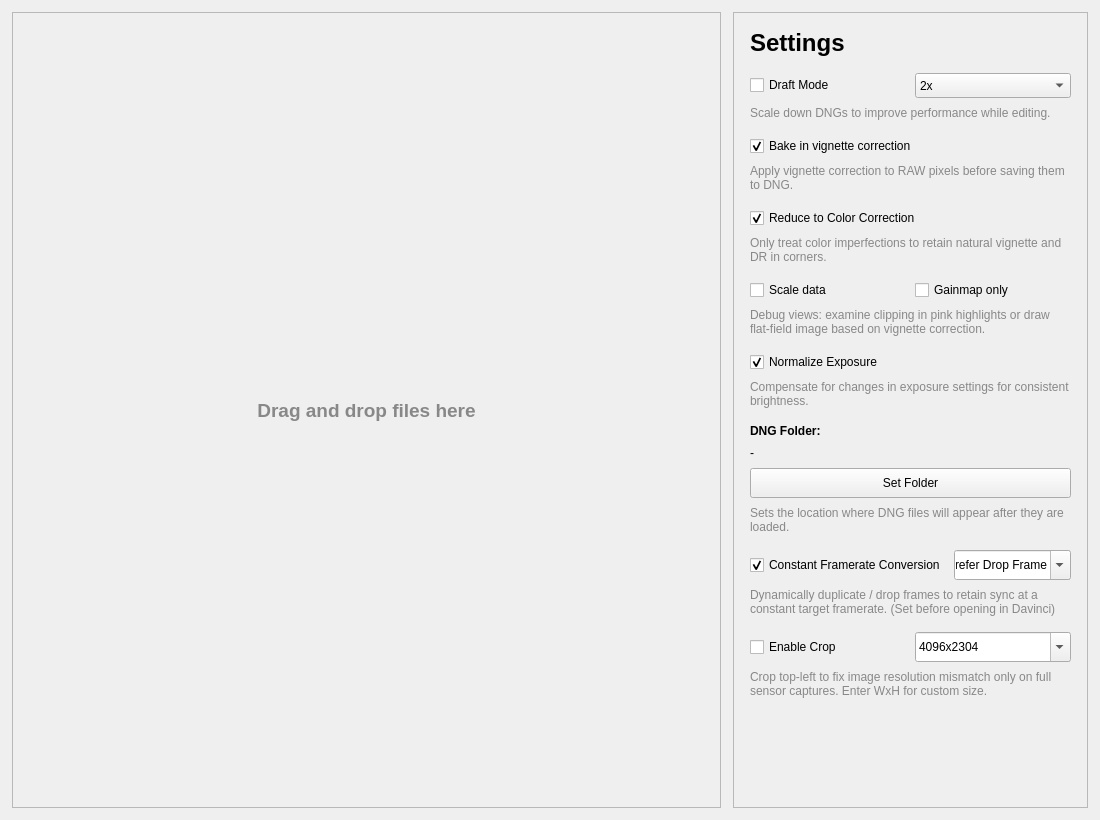
<?xml version="1.0" encoding="UTF-8"?>
<ui version="4.0">
 <class>MainWindow</class>
 <widget class="QMainWindow" name="MainWindow">
  <property name="geometry">
   <rect>
    <x>0</x>
    <y>0</y>
    <width>1100</width>
    <height>820</height>
   </rect>
  </property>
  <property name="windowTitle">
   <string>MotionCam Fuse</string>
  </property>
  <widget class="QWidget" name="centralwidget">
   <layout class="QHBoxLayout" name="horizontalLayout">
    <property name="spacing">
     <number>12</number>
    </property>
    <property name="leftMargin">
     <number>12</number>
    </property>
    <property name="topMargin">
     <number>12</number>
    </property>
    <property name="rightMargin">
     <number>12</number>
    </property>
    <property name="bottomMargin">
     <number>12</number>
    </property>
    <item>
     <widget class="QScrollArea" name="dragAndDropScrollArea">
      <property name="sizePolicy">
       <sizepolicy hsizetype="Expanding" vsizetype="Preferred">
        <horstretch>2</horstretch>
        <verstretch>0</verstretch>
       </sizepolicy>
      </property>
      <property name="frameShape">
       <enum>QFrame::Shape::StyledPanel</enum>
      </property>
      <property name="frameShadow">
       <enum>QFrame::Shadow::Raised</enum>
      </property>
      <property name="widgetResizable">
       <bool>true</bool>
      </property>
      <property name="alignment">
       <set>Qt::AlignmentFlag::AlignLeading|Qt::AlignmentFlag::AlignLeft|Qt::AlignmentFlag::AlignTop</set>
      </property>
      <widget class="QWidget" name="scrollAreaWidgetContents">
       <property name="geometry">
        <rect>
         <x>0</x>
         <y>0</y>
         <width>482</width>
         <height>574</height>
        </rect>
       </property>
       <layout class="QVBoxLayout" name="verticalLayout_3">
        <property name="spacing">
         <number>8</number>
        </property>
        <property name="leftMargin">
         <number>16</number>
        </property>
        <property name="topMargin">
         <number>16</number>
        </property>
        <property name="rightMargin">
         <number>16</number>
        </property>
        <property name="bottomMargin">
         <number>16</number>
        </property>
        <item>
         <spacer name="verticalSpacer_top">
          <property name="orientation">
           <enum>Qt::Orientation::Vertical</enum>
          </property>
          <property name="sizeHint" stdset="0">
           <size>
            <width>20</width>
            <height>40</height>
           </size>
          </property>
         </spacer>
        </item>
        <item>
         <widget class="QLabel" name="dragAndDropLabel">
          <property name="text">
           <string>&lt;html&gt;&lt;head/&gt;&lt;body&gt;&lt;p&gt;&lt;span style=&quot; font-weight:700; font-size:14pt; color:#888888;&quot;&gt;Drag and drop files here&lt;/span&gt;&lt;/p&gt;&lt;/body&gt;&lt;/html&gt;</string>
          </property>
          <property name="alignment">
           <set>Qt::AlignmentFlag::AlignCenter</set>
          </property>
         </widget>
        </item>
        <item>
         <spacer name="verticalSpacer_bottom">
          <property name="orientation">
           <enum>Qt::Orientation::Vertical</enum>
          </property>
          <property name="sizeHint" stdset="0">
           <size>
            <width>20</width>
            <height>40</height>
           </size>
          </property>
         </spacer>
        </item>
       </layout>
      </widget>
     </widget>
    </item>
    <item>
     <widget class="QFrame" name="globalSettings">
      <property name="sizePolicy">
       <sizepolicy hsizetype="Preferred" vsizetype="Preferred">
        <horstretch>1</horstretch>
        <verstretch>0</verstretch>
       </sizepolicy>
      </property>
      <property name="minimumSize">
       <size>
        <width>280</width>
        <height>0</height>
       </size>
      </property>
      <property name="frameShape">
       <enum>QFrame::Shape::StyledPanel</enum>
      </property>
      <property name="frameShadow">
       <enum>QFrame::Shadow::Raised</enum>
      </property>
      <layout class="QVBoxLayout" name="settingsLayout">
       <property name="spacing">
        <number>16</number>
       </property>
       <property name="leftMargin">
        <number>16</number>
       </property>
       <property name="topMargin">
        <number>16</number>
       </property>
       <property name="rightMargin">
        <number>16</number>
       </property>
       <property name="bottomMargin">
        <number>16</number>
       </property>
       <item>
        <widget class="QLabel" name="settingsTitle">
         <property name="text">
          <string>&lt;html&gt;&lt;head/&gt;&lt;body&gt;&lt;p&gt;&lt;span style=&quot; font-size:18pt; font-weight:700;&quot;&gt;Settings&lt;/span&gt;&lt;/p&gt;&lt;/body&gt;&lt;/html&gt;</string>
         </property>
        </widget>
       </item>
       <item>
        <layout class="QVBoxLayout" name="draftSection">
         <property name="spacing">
          <number>8</number>
         </property>
         <item>
          <layout class="QHBoxLayout" name="draftLayout">
           <property name="spacing">
            <number>8</number>
           </property>
           <item>
            <widget class="QCheckBox" name="draftModeCheckBox">
             <property name="text">
              <string>Draft Mode</string>
             </property>
            </widget>
           </item>
           <item>
            <widget class="QComboBox" name="draftQuality">
             <property name="minimumSize">
              <size>
               <width>60</width>
               <height>25</height>
              </size>
             </property>
             <item>
              <property name="text">
               <string>2x</string>
              </property>
             </item>
             <item>
              <property name="text">
               <string>4x</string>
              </property>
             </item>
             <item>
              <property name="text">
               <string>8x</string>
              </property>
             </item>
            </widget>
           </item>
          </layout>
         </item>
         <item>
          <widget class="QLabel" name="draftModeLabel">
           <property name="text">
            <string>&lt;html&gt;&lt;head/&gt;&lt;body&gt;&lt;p&gt;&lt;span style=&quot; font-size:9pt; color:#888888;&quot;&gt;Scale down DNGs to improve performance while editing.&lt;/span&gt;&lt;/p&gt;&lt;/body&gt;&lt;/html&gt;</string>
           </property>
           <property name="wordWrap">
            <bool>true</bool>
           </property>
          </widget>
         </item>
        </layout>
       </item>
       <item>
        <layout class="QVBoxLayout" name="vignetteSection">
         <property name="spacing">
          <number>8</number>
         </property>
         <item>
          <widget class="QCheckBox" name="vignetteCorrectionCheckBox">
           <property name="text">
            <string>Bake in vignette correction</string>
           </property>
           <property name="checked">
            <bool>true</bool>
           </property>
          </widget>
         </item>
         <item>
          <widget class="QLabel" name="vignetteCorrectionLabel">
           <property name="text">
            <string>&lt;html&gt;&lt;head/&gt;&lt;body&gt;&lt;p&gt;&lt;span style=&quot; font-size:9pt; color:#888888;&quot;&gt;Apply vignette correction to RAW pixels before saving them to DNG.&lt;/span&gt;&lt;/p&gt;&lt;/body&gt;&lt;/html&gt;</string>
           </property>
           <property name="wordWrap">
            <bool>true</bool>
           </property>
          </widget>
         </item>
        </layout>
       </item>
       <item>
        <layout class="QVBoxLayout" name="vignetteOnlyColorSection">
         <property name="spacing">
          <number>8</number>
         </property>
         <item>
          <widget class="QCheckBox" name="vignetteOnlyColorCheckBox">
           <property name="text">
            <string>Reduce to Color Correction</string>
           </property>
           <property name="checked">
            <bool>true</bool>
           </property>
          </widget>
         </item>
         <item>
          <widget class="QLabel" name="vignetteOnlyColorLabel">
           <property name="text">
            <string>&lt;html&gt;&lt;head/&gt;&lt;body&gt;&lt;p&gt;&lt;span style=&quot; font-size:9pt; color:#888888;&quot;&gt;Only treat color imperfections to retain natural vignette and DR in corners.&lt;/span&gt;&lt;/p&gt;&lt;/body&gt;&lt;/html&gt;</string>
           </property>
           <property name="wordWrap">
            <bool>true</bool>
           </property>
          </widget>
         </item>
        </layout>
       </item>
       <item>
        <layout class="QVBoxLayout" name="scaleSection">
         <property name="spacing">
          <number>8</number>
         </property>
         <item>
          <layout class="QHBoxLayout" name="scaleLayout">
           <property name="spacing">
            <number>8</number>
           </property>
           <item>
            <widget class="QCheckBox" name="scaleRawCheckBox">
             <property name="text">
              <string>Scale data</string>
             </property>
            </widget>
           </item>
           <item>
            <widget class="QCheckBox" name="debugVignetteCheckBox">
             <property name="text">
              <string>Gainmap only</string>
             </property>
            </widget>
           </item>
          </layout>
         </item>
         <item>
          <widget class="QLabel" name="scaleRawLabel">
           <property name="text">
            <string>&lt;html&gt;&lt;head/&gt;&lt;body&gt;&lt;p&gt;&lt;span style=&quot; font-size:9pt; color:#888888;&quot;&gt;Debug views: examine clipping in pink highlights or draw flat-field image based on vignette correction.&lt;/span&gt;&lt;/p&gt;&lt;/body&gt;&lt;/html&gt;</string>
           </property>
           <property name="wordWrap">
            <bool>true</bool>
           </property>
          </widget>
         </item>
        </layout>
       </item>
       <item>
        <layout class="QVBoxLayout" name="normalizeExposureSection">
         <property name="spacing">
          <number>8</number>
         </property>
         <item>
          <widget class="QCheckBox" name="normalizeExposureCheckBox">
           <property name="text">
            <string>Normalize Exposure</string>
           </property>
           <property name="checked">
            <bool>true</bool>
           </property>
          </widget>
         </item>
         <item>
          <widget class="QLabel" name="normalizeExposureLabel">
           <property name="text">
            <string>&lt;html&gt;&lt;head/&gt;&lt;body&gt;&lt;p&gt;&lt;span style=&quot; font-size:9pt; color:#888888;&quot;&gt;Compensate for changes in exposure settings for consistent brightness.&lt;/span&gt;&lt;/p&gt;&lt;/body&gt;&lt;/html&gt;</string>
           </property>
           <property name="wordWrap">
            <bool>true</bool>
           </property>
          </widget>
         </item>
        </layout>
       </item>
       <item>
        <layout class="QVBoxLayout" name="cacheSection">
         <property name="spacing">
          <number>8</number>
         </property>
         <item>
          <widget class="QLabel" name="cacheSectionTitle">
           <property name="text">
            <string>&lt;html&gt;&lt;head/&gt;&lt;body&gt;&lt;p&gt;&lt;span style=&quot; font-weight:600;&quot;&gt;DNG Folder:&lt;/span&gt;&lt;/p&gt;&lt;/body&gt;&lt;/html&gt;</string>
           </property>
          </widget>
         </item>
         <item>
          <widget class="QLabel" name="cacheFolderLabel">
           <property name="text">
            <string>-</string>
           </property>
           <property name="wordWrap">
            <bool>true</bool>
           </property>
          </widget>
         </item>
         <item>
          <widget class="QPushButton" name="changeCacheBtn">
           <property name="minimumSize">
            <size>
             <width>0</width>
             <height>30</height>
            </size>
           </property>
           <property name="text">
            <string>Set Folder</string>
           </property>
          </widget>
         </item>
         <item>
          <widget class="QLabel" name="cacheFolderDescription">
           <property name="text">
            <string>&lt;html&gt;&lt;head/&gt;&lt;body&gt;&lt;p&gt;&lt;span style=&quot; font-size:9pt; color:#888888;&quot;&gt;Sets the location where DNG files will appear after they are loaded.&lt;/span&gt;&lt;/p&gt;&lt;/body&gt;&lt;/html&gt;</string>
           </property>
           <property name="wordWrap">
            <bool>true</bool>
           </property>
          </widget>
         </item>
        </layout>
       </item>
       <item>
        <layout class="QVBoxLayout" name="cfrConversionSection">
         <property name="spacing">
          <number>8</number>
         </property>
         <item>
          <layout class="QHBoxLayout" name="cfrConversionLayout">
           <property name="spacing">
            <number>8</number>
           </property>
           <item>
            <widget class="QCheckBox" name="cfrConversionCheckBox">
             <property name="text">
              <string>Constant Framerate Conversion</string>
             </property>
             <property name="checked">
              <bool>true</bool>
             </property>
            </widget>
           </item>
           <item>
            <widget class="QComboBox" name="cfrTarget">
             <property name="minimumSize">
              <size>
               <width>100</width>
               <height>30</height>
              </size>
             </property>
             <property name="editable">
                <bool>true</bool>
              </property>
              <item>
                <property name="text">
                <string>Prefer Drop Frame</string>
                </property>
              </item>
              <item>
                <property name="text">
                <string>Prefer Integer</string>
                </property>
              </item>           
              <item>
                <property name="text">
                <string>Median (Slowmotion)</string>
                </property>
              </item>
              <item>
                <property name="text">
                <string>Average (Testing)</string>
                </property>
              </item>
            </widget>
           </item>
          </layout>
         </item>
         <item>
          <widget class="QLabel" name="cfrConversionLabel">
           <property name="text">
            <string>&lt;html&gt;&lt;head/&gt;&lt;body&gt;&lt;p&gt;&lt;span style=&quot; font-size:9pt; color:#888888;&quot;&gt;Dynamically duplicate / drop frames to retain sync at a constant target framerate. (Set before opening in Davinci)&lt;/span&gt;&lt;/p&gt;&lt;/body&gt;&lt;/html&gt;</string>
           </property>
           <property name="wordWrap">
            <bool>true</bool>
           </property>
          </widget>
         </item>
        </layout>
       </item>
       <item>
        <layout class="QVBoxLayout" name="cropSection">
         <property name="spacing">
          <number>8</number>
         </property>
         <item>
          <layout class="QHBoxLayout" name="cropLayout">
           <property name="spacing">
            <number>8</number>
           </property>
           <item>
            <widget class="QCheckBox" name="cropEnableCheckBox">
             <property name="text">
              <string>Enable Crop</string>
             </property>
            </widget>
           </item>
           <item>
            <widget class="QComboBox" name="cropTargetComboBox">
             <property name="minimumSize">
              <size>
               <width>120</width>
               <height>30</height>
              </size>
             </property>
             <property name="editable">
                <bool>true</bool>
              </property>
              <item>
            <property name="text">
             <string>4096x2304</string>
            </property>
           </item>
           <item>
            <property name="text">
             <string>4096x2560</string>
            </property>
           </item>
           <item>
            <property name="text">
             <string>4080x2296</string>
            </property>
           </item>
           <item>
            <property name="text">
             <string>4000x2256</string>
            </property>
           </item>           
           <item>
            <property name="text">
             <string>4000x3000</string>
            </property>
            <property name="text">
             <string>4624x2608</string>
            </property>
           </item>
            </widget>
           </item>
          </layout>
         </item>
         <item>
          <widget class="QLabel" name="cropLabel">
           <property name="text">
            <string>&lt;html&gt;&lt;head/&gt;&lt;body&gt;&lt;p&gt;&lt;span style=&quot; font-size:9pt; color:#888888;&quot;&gt;Crop top-left to fix image resolution mismatch only on full sensor captures. Enter WxH for custom size.&lt;/span&gt;&lt;/p&gt;&lt;/body&gt;&lt;/html&gt;</string>
           </property>
           <property name="wordWrap">
            <bool>true</bool>
           </property>
          </widget>
         </item>
        </layout>
       </item>
       <item>
        <spacer name="verticalSpacer">
         <property name="orientation">
          <enum>Qt::Orientation::Vertical</enum>
         </property>
         <property name="sizeHint" stdset="0">
          <size>
           <width>20</width>
           <height>40</height>
          </size>
         </property>
        </spacer>
       </item>
      </layout>
     </widget>
    </item>
   </layout>
  </widget>
 </widget>
 <resources/>
 <connections/>
</ui>
